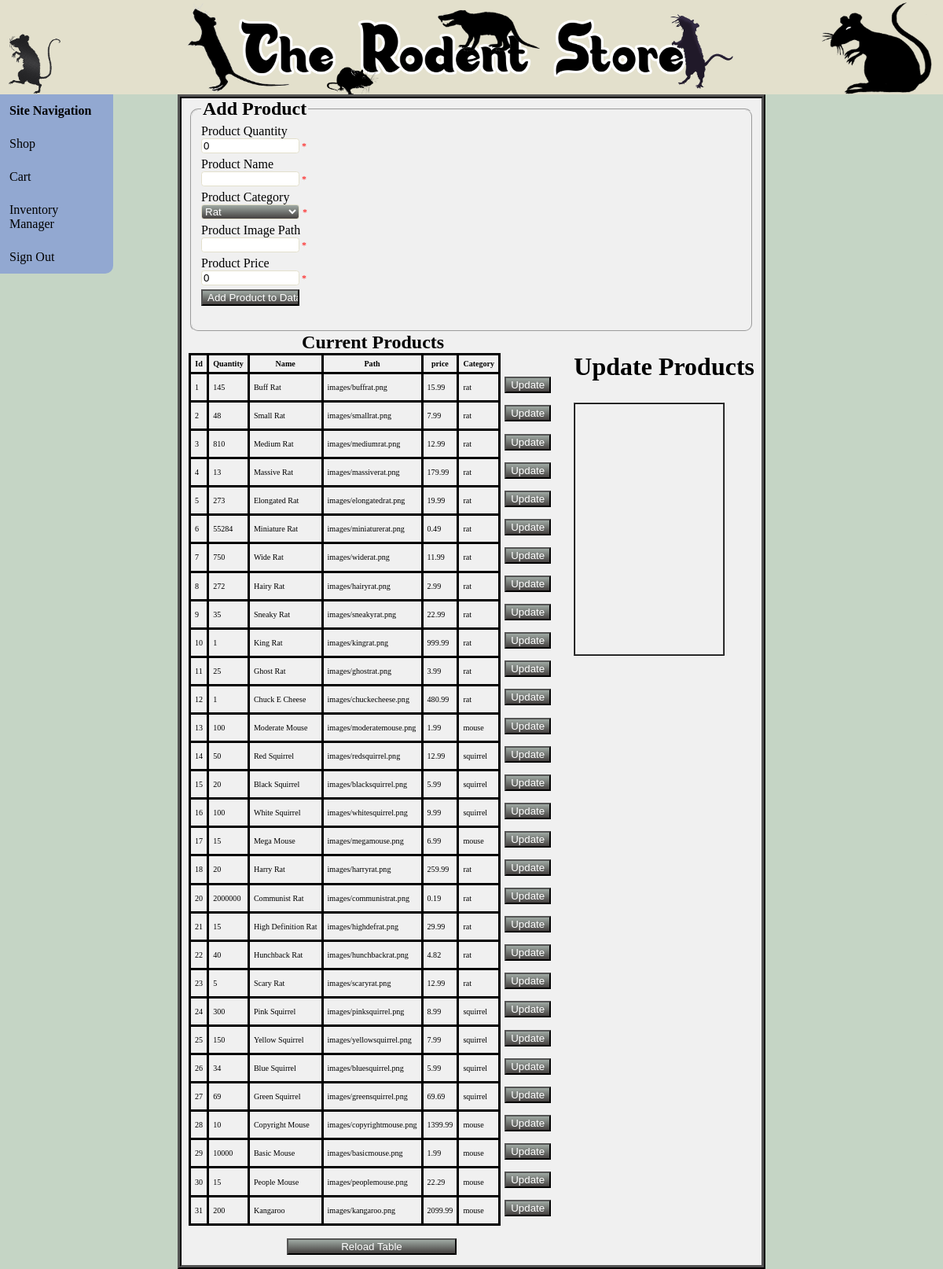
Screenshot of /inventorymanager.php (signed in) with the database file from the repository.
### tables this page shows
CREATE TABLE `entity_product` (
  `product_id` int(11) NOT NULL AUTO_INCREMENT,
  `product_quantity` int(11) DEFAULT '0',
  `product_name` varchar(50) NOT NULL,
  `product_img_path` varchar(255) DEFAULT 'default/image/path.png',
  `product_price` float DEFAULT '0',
  `product_category` varchar(20) DEFAULT NULL,
  PRIMARY KEY (`product_id`),
  UNIQUE KEY `product_name` (`product_name`),
  UNIQUE KEY `product_name_2` (`product_name`)
);

### phpScripts/inventoryScript.php (the view, shortened to what this page needs)
<?php
    $server = "localhost";
    $username = "root";
    $password = "";
    $db = "storefront";
function createTable() {
    global $server, $username, $password, $db;
    $conn = connect($server, $username, $password, $db);
    $sql = "SELECT * FROM entity_product;";
    $result = $conn->query($sql);
    echo "<form action='updateproducts.php' method='post' target='editFrame' id='updateForm'>";
    echo "<table><tr><th>Id</th><th>Quantity</th><th>Name</th><th>Path</th><th>price</th><th>Category</th></tr>";
    echo "<caption>Current Products</caption>";
    while($row = $result->fetch_assoc()) {
        $id = $row["product_id"];
        echo "<tr>";
        echo "<td>" . $id . "</td><td>" . $row["product_quantity"]. "</td><td>" . $row["product_name"]. "</td><td>" . $row["product_img_path"] . "</td><td>" . $row["product_price"]. "</td><td>" . $row["product_category"] . "</td>";
        echo "<td class='noBorder'><input type='button' value='Update' onclick='(function() {edit($id);})()' /></td>";
        echo "</tr>";
    }
    echo "</table>";
    echo "</form>";
}
?>

### css/sitestyle.css (style rules this page uses)
html { margin: 0; padding: 0; }
body { background-color: #c5d5c5; margin: 0; padding: 0; }
table { border-collapse: collapse; }
td, th { font-size: 0.84vw; border: 3px solid black; padding: 0.42vw; }
caption { font-size: 1.5em; font-weight: bold; }
input, select { margin-top: 0; margin-bottom: 0.42vw; }
input[type="submit"], [type="button"], select { background-image: linear-gradient(#9fa9a3, #454140); color: white; }
.noBorder { border: none; }

### rows the page displays
entity_product: product_id "1", product_quantity "145", product_name "Buff Rat", product_img_path "images/buffrat.png", product_price "15.99", product_category "rat"
entity_product: product_id "2", product_quantity "48", product_name "Small Rat", product_img_path "images/smallrat.png", product_price "7.99", product_category "rat"
entity_product: product_id "3", product_quantity "810", product_name "Medium Rat", product_img_path "images/mediumrat.png", product_price "12.99", product_category "rat"
entity_product: product_id "4", product_quantity "13", product_name "Massive Rat", product_img_path "images/massiverat.png", product_price "179.99", product_category "rat"
entity_product: product_id "5", product_quantity "273", product_name "Elongated Rat", product_img_path "images/elongatedrat.png", product_price "19.99", product_category "rat"
entity_product: product_id "6", product_quantity "55284", product_name "Miniature Rat", product_img_path "images/miniaturerat.png", product_price "0.49", product_category "rat"
entity_product: product_id "7", product_quantity "750", product_name "Wide Rat", product_img_path "images/widerat.png", product_price "11.99", product_category "rat"
entity_product: product_id "8", product_quantity "272", product_name "Hairy Rat", product_img_path "images/hairyrat.png", product_price "2.99", product_category "rat"
entity_product: product_id "9", product_quantity "35", product_name "Sneaky Rat", product_img_path "images/sneakyrat.png", product_price "22.99", product_category "rat"
entity_product: product_id "10", product_quantity "1", product_name "King Rat", product_img_path "images/kingrat.png", product_price "999.99", product_category "rat"
entity_product: product_id "11", product_quantity "25", product_name "Ghost Rat", product_img_path "images/ghostrat.png", product_price "3.99", product_category "rat"
entity_product: product_id "12", product_quantity "1", product_name "Chuck E Cheese", product_img_path "images/chuckecheese.png", product_price "480.99", product_category "rat"
entity_product: product_id "13", product_quantity "100", product_name "Moderate Mouse", product_img_path "images/moderatemouse.png", product_price "1.99", product_category "mouse"
entity_product: product_id "14", product_quantity "50", product_name "Red Squirrel", product_img_path "images/redsquirrel.png", product_price "12.99", product_category "squirrel"
entity_product: product_id "15", product_quantity "20", product_name "Black Squirrel", product_img_path "images/blacksquirrel.png", product_price "5.99", product_category "squirrel"
entity_product: product_id "16", product_quantity "100", product_name "White Squirrel", product_img_path "images/whitesquirrel.png", product_price "9.99", product_category "squirrel"
entity_product: product_id "17", product_quantity "15", product_name "Mega Mouse", product_img_path "images/megamouse.png", product_price "6.99", product_category "mouse"
entity_product: product_id "18", product_quantity "20", product_name "Harry Rat", product_img_path "images/harryrat.png", product_price "259.99", product_category "rat"
entity_product: product_id "20", product_quantity "2000000", product_name "Communist Rat", product_img_path "images/communistrat.png", product_price "0.19", product_category "rat"
entity_product: product_id "21", product_quantity "15", product_name "High Definition Rat", product_img_path "images/highdefrat.png", product_price "29.99", product_category "rat"
entity_product: product_id "22", product_quantity "40", product_name "Hunchback Rat", product_img_path "images/hunchbackrat.png", product_price "4.82", product_category "rat"
entity_product: product_id "23", product_quantity "5", product_name "Scary Rat", product_img_path "images/scaryrat.png", product_price "12.99", product_category "rat"
entity_product: product_id "24", product_quantity "300", product_name "Pink Squirrel", product_img_path "images/pinksquirrel.png", product_price "8.99", product_category "squirrel"
entity_product: product_id "25", product_quantity "150", product_name "Yellow Squirrel", product_img_path "images/yellowsquirrel.png", product_price "7.99", product_category "squirrel"
entity_product: product_id "26", product_quantity "34", product_name "Blue Squirrel", product_img_path "images/bluesquirrel.png", product_price "5.99", product_category "squirrel"
entity_product: product_id "27", product_quantity "69", product_name "Green Squirrel", product_img_path "images/greensquirrel.png", product_price "69.69", product_category "squirrel"
entity_product: product_id "28", product_quantity "10", product_name "Copyright Mouse", product_img_path "images/copyrightmouse.png", product_price "1399.99", product_category "mouse"
entity_product: product_id "29", product_quantity "10000", product_name "Basic Mouse", product_img_path "images/basicmouse.png", product_price "1.99", product_category "mouse"
entity_product: product_id "30", product_quantity "15", product_name "People Mouse", product_img_path "images/peoplemouse.png", product_price "22.29", product_category "mouse"
entity_product: product_id "31", product_quantity "200", product_name "Kangaroo", product_img_path "images/kangaroo.png", product_price "2099.99", product_category "mouse"
